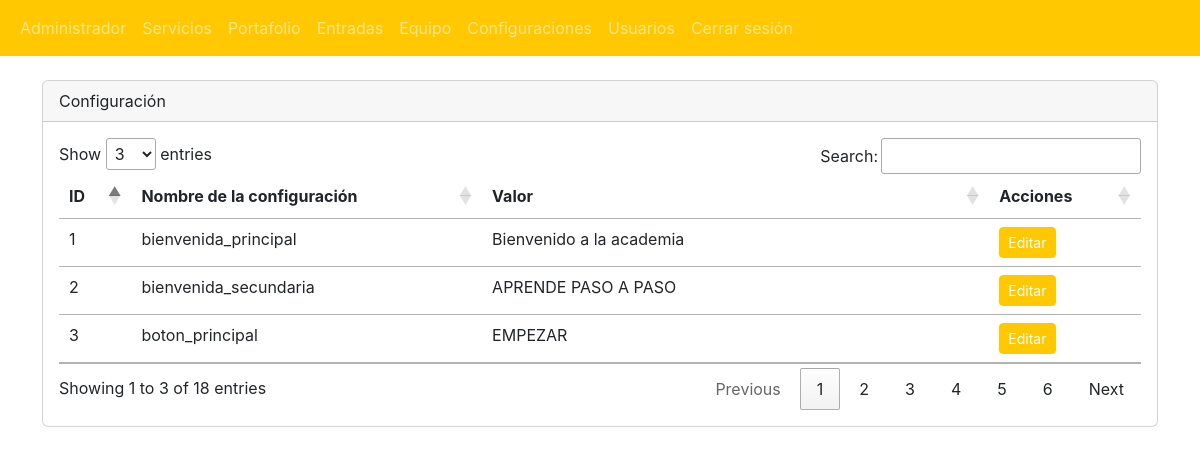
Page /admin/secciones/configuraciones/index.php (signed in) on the committed database.
### tables this page shows
CREATE TABLE `tbl_configuraciones` (
  `ID` int(11) NOT NULL,
  `nombreconfiguracion` varchar(255) NOT NULL,
  `valor` varchar(255) NOT NULL
);

### admin/secciones/configuraciones/index.php (the view, shortened to what this page needs)
<?php
include("../../bd.php");
$sql = "SELECT * FROM tbl_configuraciones";
$consulta = $conexion->prepare($sql);
$consulta->execute();
$lista_configuraciones = $consulta->fetchAll(PDO::FETCH_ASSOC);
include("../../templates/header.php");
?>
<div class="card">
	<div class="card-header">Configuración</div>
	<div class="card-body">
		<div class="table-responsive">
			<table class="table" id="tabla_id">
				<thead>
					<tr>
						<th>ID</th>
						<th>Nombre de la configuración</th>
						<th>Valor</th>
						<th>Acciones</th>
					</tr>
				</thead>
				<tbody>
					<?php foreach ($lista_configuraciones as $registro) { ?>
						<tr>
							<td><?php echo $registro['ID']; ?></td>
							<td><?php echo $registro['nombreconfiguracion']; ?></td>
							<td><?php echo $registro['valor']; ?></td>
							<td>
								<a class="btn btn-warning btn-sm" href="editar.php?txtID=<?php echo $registro['ID']; ?>" name="editar" id="editar" role="button">Editar</a>
							</td>
						</tr>
					<?php }?>
				</tbody>
			</table>
		</div>
	</div>
</div>
<?php include("../../templates/footer.php"); ?>

### rows in the picture
tbl_configuraciones: ID "1", nombreconfiguracion "bienvenida_principal", valor "Bienvenido a la academia"
tbl_configuraciones: ID "2", nombreconfiguracion "bienvenida_secundaria", valor "APRENDE PASO A PASO"
tbl_configuraciones: ID "3", nombreconfiguracion "boton_principal", valor "EMPEZAR"
